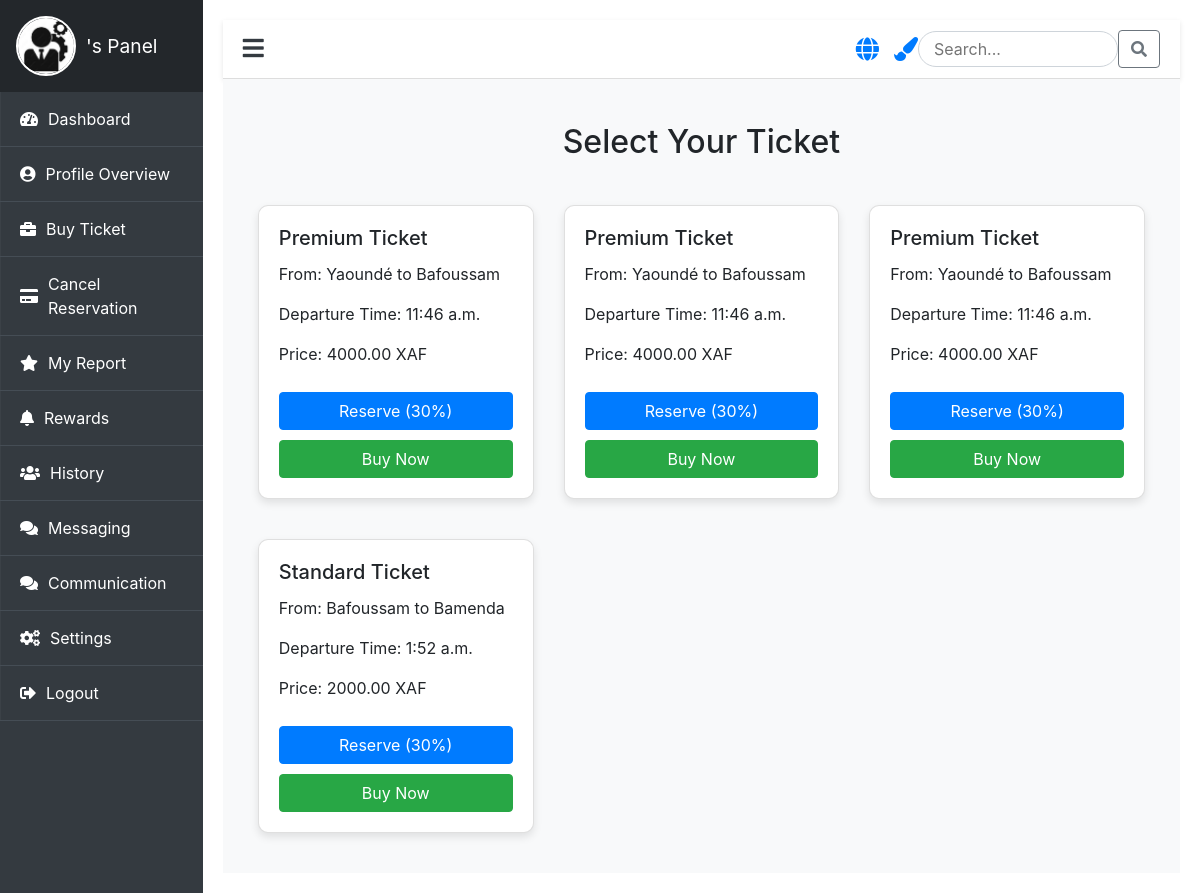
The app's page /ticket-selection/ with its own data.
### booking/models.py (models this page shows, shortened)
class Ticket(models.Model):
    TOWN_CHOICES = [
        ('Yaoundé', 'Yaoundé'),
        ('Bafoussam', 'Bafoussam'),
        ('Ngaoundéré', 'Ngaoundéré'),
        ('Douala', 'Douala'),
        ('Bamenda', 'Bamenda'),
        ('Garoua', 'Garoua'),
    ]
    CLASSIFICATION_CHOICES = [
        ('Standard', 'Standard'),
        ('Premium', 'Premium'),
        ('VIP', 'VIP'),
    ]
    hour = models.TimeField()
    departure = models.CharField(max_length=255, choices=TOWN_CHOICES)
    arrival = models.CharField(max_length=255, choices=TOWN_CHOICES)
    classification = models.CharField(max_length=20, choices=CLASSIFICATION_CHOICES)
    price = models.DecimalField(max_digits=10, decimal_places=2)
    railway_name = models.CharField(max_length=255, default='E-railway Railway')

### booking/views.py (the view)
# urls.py: path('ticket-selection/', views.ticket_selection, name='ticket_selection'),
def ticket_selection(request):
    tickets = Ticket.objects.all()
    return render(request, 'panel/passenger/ticket/ticket_selection.html', {'tickets': tickets})

### booking/templates/panel/passenger/ticket/ticket_selection.html (shortened to what this page needs)
{% extends "panel/base/base_passenger.html" %}
{% block content %}
<!DOCTYPE html>
<html lang="en">
<head>
    <link rel="stylesheet" href="https://stackpath.bootstrapcdn.com/bootstrap/4.5.2/css/bootstrap.min.css">
</head>
<body>
    <div class="container">
        <h2 class="my-4 text-center">Select Your Ticket</h2>
        <div class="row">
            {% for ticket in tickets %}
            <div class="col-md-4">
                <div class="card ticket-card">
                    <div class="card-body">
                        <h5 class="card-title">{{ ticket.classification }} Ticket</h5>
                        <p class="card-text">From: {{ ticket.departure }} to {{ ticket.arrival }}</p>
                        <p class="card-text">Departure Time: {{ ticket.hour }}</p>
                        <p class="card-text">Price: {{ ticket.price }} XAF</p>
                        <button class="btn btn-primary btn-custom reserve-btn" data-ticket-id="{{ ticket.id }}" data-price="{{ ticket.price }}">Reserve (30%)</button>
                        <button class="btn btn-success btn-custom buy-btn" data-ticket-id="{{ ticket.id }}" data-price="{{ ticket.price }}">Buy Now</button>
                    </div>
                </div>
            </div>
            {% endfor %}
        </div>
    </div>
{% endblock %}

### booking/static/css/clients.css (style rules this page uses)
body { font-family: 'Arial', sans-serif; background-color: #f8f9fa; color: #333; margin: 0; padding: 0; overflow-x: hidden; }

### booking/templates/panel/base/base_passenger.html (style rules this page uses)
body { background-color: #f8f9fa; }

### booking/templates/panel/passenger/ticket/ticket_selection.html (style rules this page uses)
.ticket-card { margin: 20px 0; border-radius: 10px; box-shadow: 0 4px 8px rgba(0, 0, 0, 0.1); transition: transform 0.2s ease-in-out; }
.btn-custom { width: 100%; margin-top: 10px; }

### records on screen
Ticket: classification "Premium", departure "Yaoundé", arrival "Bafoussam", hour "11:46 a.m.", price "4000.00"
Ticket: classification "Premium", departure "Yaoundé", arrival "Bafoussam", hour "11:46 a.m.", price "4000.00"
Ticket: classification "Premium", departure "Yaoundé", arrival "Bafoussam", hour "11:46 a.m.", price "4000.00"
Ticket: classification "Standard", departure "Bafoussam", arrival "Bamenda", hour "1:52 a.m.", price "2000.00"
